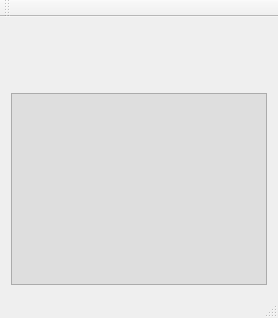
<?xml version="1.0" encoding="UTF-8"?>
<ui version="4.0">
 <class>MainWindow</class>
 <widget class="QMainWindow" name="MainWindow">
  <property name="geometry">
   <rect>
    <x>0</x>
    <y>0</y>
    <width>276</width>
    <height>318</height>
   </rect>
  </property>
  <property name="sizePolicy">
   <sizepolicy hsizetype="Fixed" vsizetype="Fixed">
    <horstretch>0</horstretch>
    <verstretch>0</verstretch>
   </sizepolicy>
  </property>
  <property name="windowTitle">
   <string>MainWindow</string>
  </property>
  <property name="styleSheet">
   <string notr="true"/>
  </property>
  <widget class="QWidget" name="centralWidget">
   <property name="sizePolicy">
    <sizepolicy hsizetype="Minimum" vsizetype="Minimum">
     <horstretch>0</horstretch>
     <verstretch>0</verstretch>
    </sizepolicy>
   </property>
   <layout class="QVBoxLayout" name="verticalLayout_2">
    <item>
     <layout class="QVBoxLayout" name="verticalLayout">
      <property name="spacing">
       <number>3</number>
      </property>
      <property name="sizeConstraint">
       <enum>QLayout::SetMinimumSize</enum>
      </property>
      <item>
       <widget class="SSw::TopWidget" name="topWidget" native="true">
        <property name="sizePolicy">
         <sizepolicy hsizetype="Fixed" vsizetype="Fixed">
          <horstretch>0</horstretch>
          <verstretch>0</verstretch>
         </sizepolicy>
        </property>
        <property name="minimumSize">
         <size>
          <width>0</width>
          <height>50</height>
         </size>
        </property>
        <property name="maximumSize">
         <size>
          <width>4000</width>
          <height>100</height>
         </size>
        </property>
       </widget>
      </item>
      <item alignment="Qt::AlignHCenter|Qt::AlignVCenter">
       <widget class="SSw::TableView" name="m_view">
        <property name="sizePolicy">
         <sizepolicy hsizetype="Fixed" vsizetype="Fixed">
          <horstretch>0</horstretch>
          <verstretch>0</verstretch>
         </sizepolicy>
        </property>
        <property name="styleSheet">
         <string notr="true">background-color: rgb(222, 222, 222)</string>
        </property>
       </widget>
      </item>
     </layout>
    </item>
   </layout>
  </widget>
  <widget class="QMenuBar" name="menuBar">
   <property name="geometry">
    <rect>
     <x>0</x>
     <y>0</y>
     <width>276</width>
     <height>21</height>
    </rect>
   </property>
  </widget>
  <widget class="QToolBar" name="mainToolBar">
   <attribute name="toolBarArea">
    <enum>TopToolBarArea</enum>
   </attribute>
   <attribute name="toolBarBreak">
    <bool>false</bool>
   </attribute>
  </widget>
  <widget class="QStatusBar" name="statusBar"/>
  <action name="actionnowy">
   <property name="text">
    <string>nowy</string>
   </property>
  </action>
 </widget>
 <layoutdefault spacing="6" margin="11"/>
 <customwidgets>
  <customwidget>
   <class>SSw::TopWidget</class>
   <extends>QWidget</extends>
   <header location="global">view/TopWidget.h</header>
   <container>1</container>
  </customwidget>
  <customwidget>
   <class>SSw::TableView</class>
   <extends>QTableView</extends>
   <header>view/TableView.h</header>
  </customwidget>
 </customwidgets>
 <resources/>
 <connections/>
</ui>
